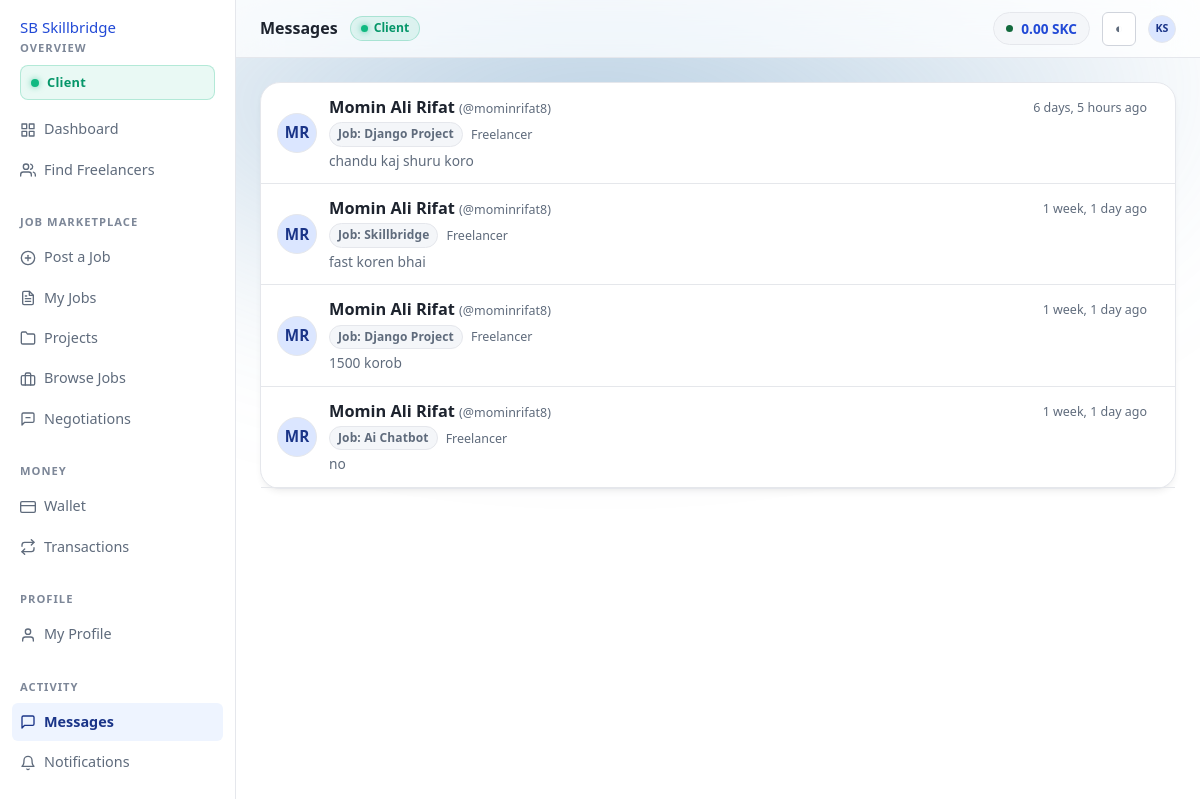
/messages/ (signed in), run on an earlier commit of the app's database.
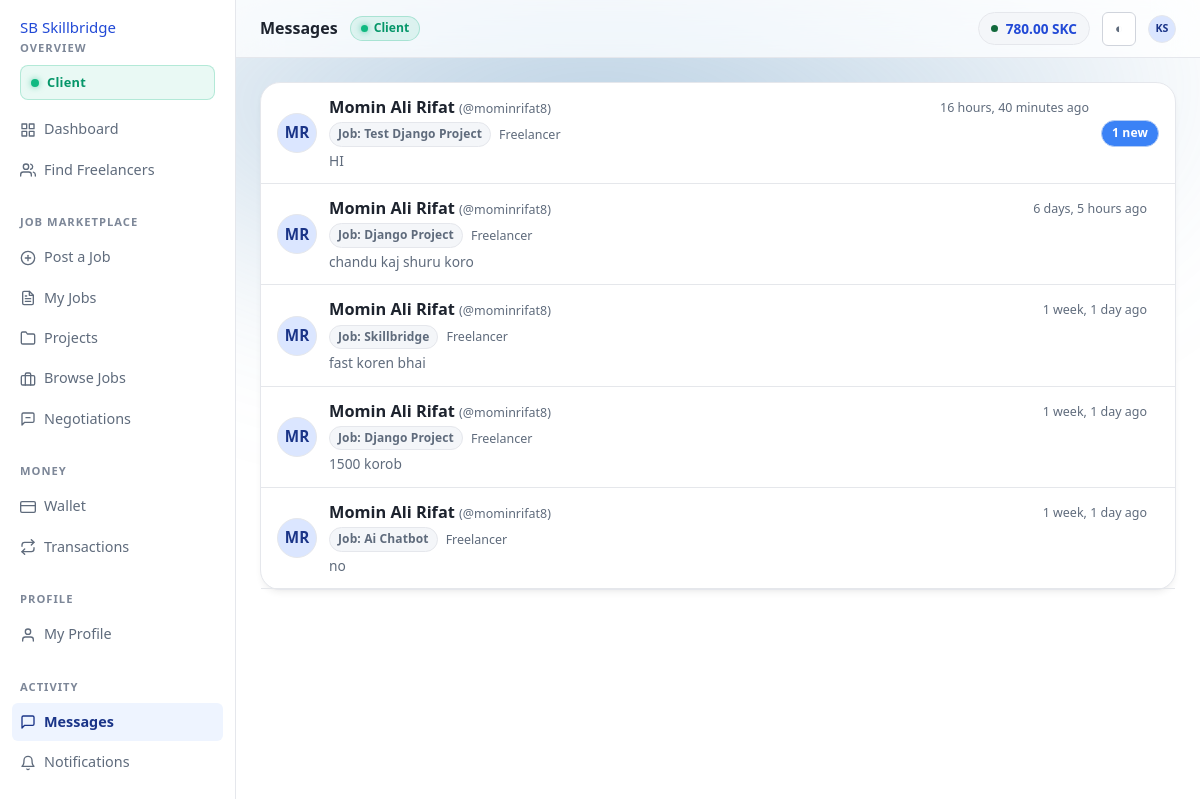
And on a later commit of the database.
### apps/wallets/models.py (models this page shows, shortened)
class Wallet(TimeStampedModel):
    user = models.OneToOneField(settings.AUTH_USER_MODEL, on_delete=models.PROTECT, related_name='wallet')
    available_balance = MoneyField(help_text='Spendable SkillCoin.')
    reserved_balance = MoneyField(help_text='Locked for published job budgets or a pending withdrawal.')
    escrow_balance = MoneyField(help_text='Committed to funded projects.')
    lifetime_deposited = MoneyField()
    lifetime_withdrawn = MoneyField()
    lifetime_earned = MoneyField()
    lifetime_spent = MoneyField()
    is_frozen = models.BooleanField(default=False, help_text='Admin freeze — blocks every outgoing movement.')
    frozen_reason = models.CharField(max_length=300, blank=True)
    version = models.PositiveBigIntegerField(default=0, help_text='Incremented on every mutation; detects lost updates.')
    class Meta:
        constraints = [models.CheckConstraint(check=models.Q(available_balance__gte=ZERO), name='wallet_available_non_negative'), models.CheckConstraint(check=models.Q(reserved_balance__gte=ZERO), name='wallet_reserved_non_negative'), models.CheckConstraint(check=models.Q(escrow_balance__gte=ZERO), name='wallet_escrow_non_negative')]

### apps/messaging/models.py (models this page shows, shortened)
class Conversation(BaseModel):
    class Kind(models.TextChoices):
        JOB = ('JOB_CONVERSATION', 'Job conversation')
        PROJECT = ('PROJECT_CONVERSATION', 'Project conversation')
        DISPUTE = ('DISPUTE_CONVERSATION', 'Dispute conversation')
    class Status(models.TextChoices):
        ACTIVE = ('ACTIVE', 'Active')
        ARCHIVED = ('ARCHIVED', 'Archived')
    conversation_type = models.CharField(max_length=24, choices=Kind.choices, db_index=True)
    subject = models.CharField(max_length=200, blank=True)
    job = models.ForeignKey('marketplace.Job', on_delete=models.CASCADE, null=True, blank=True, related_name='conversations')
    agreement = models.ForeignKey('agreements.Agreement', on_delete=models.CASCADE, null=True, blank=True, related_name='conversations')
    status = models.CharField(max_length=8, choices=Status.choices, default=Status.ACTIVE, db_index=True)
    archived_at = models.DateTimeField(null=True, blank=True)
    archive_reason = models.CharField(max_length=200, blank=True)
    last_message_at = models.DateTimeField(null=True, blank=True, db_index=True)
    last_message_preview = models.CharField(max_length=200, blank=True)
    message_count = models.PositiveIntegerField(default=0)
    initiator = models.ForeignKey(settings.AUTH_USER_MODEL, on_delete=models.SET_NULL, null=True, blank=True, related_name='conversations_started')
    objects = ConversationQuerySet.as_manager()
    class Meta:
        ordering = ('-last_message_at', '-created_at')
        constraints = [models.UniqueConstraint(fields=['job', 'initiator'], condition=models.Q(conversation_type='JOB_CONVERSATION'), name='conversation_unique_per_job_initiator')]
        indexes = [models.Index(fields=['conversation_type', 'status', '-last_message_at'])]
    @property
    def is_archived(self) -> bool:
        return self.status == self.Status.ARCHIVED
    def get_absolute_url(self) -> str:
        return reverse('messaging:detail', args=[self.public_id])

### apps/accounts/models.py (models this page shows, shortened)
class User(AbstractBaseUser, PermissionsMixin, UUIDModel, TimeStampedModel):
    class Status(models.TextChoices):
        ACTIVE = ('ACTIVE', 'Active')
        SUSPENDED = ('SUSPENDED', 'Suspended')
        BANNED = ('BANNED', 'Banned')
        CLOSED = ('CLOSED', 'Closed')
    email = models.EmailField(unique=True, db_index=True)
    username = models.CharField(max_length=50, unique=True, db_index=True, validators=[USERNAME_VALIDATOR])
    first_name = models.CharField(max_length=80, blank=True)
    last_name = models.CharField(max_length=80, blank=True)
    role = models.CharField(max_length=12, choices=Role.choices, db_index=True)
    is_email_verified = models.BooleanField(default=False, db_index=True)
    email_verified_at = models.DateTimeField(null=True, blank=True)
    status = models.CharField(max_length=10, choices=Status.choices, default=Status.ACTIVE, db_index=True)
    suspension_reason = models.TextField(blank=True)
    suspended_until = models.DateTimeField(null=True, blank=True)
    is_active = models.BooleanField(default=True)
    is_staff = models.BooleanField(default=False)
    date_joined = models.DateTimeField(default=timezone.now)
    last_seen_at = models.DateTimeField(null=True, blank=True)
    avatar = models.ImageField(upload_to='avatars/%Y/%m/', null=True, blank=True)
    objects = UserManager()
    USERNAME_FIELD = 'email'
    REQUIRED_FIELDS = ['username']
    class Meta:
        ordering = ('-date_joined',)
        indexes = [models.Index(fields=['role', 'status']), models.Index(fields=['-date_joined'])]
    @property
    def full_name(self) -> str:
        name = f'{self.first_name} {self.last_name}'.strip()
        return name or self.username
    @property
    def initials(self) -> str:
        parts = [p for p in (self.first_name, self.last_name) if p]
        if parts:
            return ''.join((p[0] for p in parts[:2])).upper()
        return self.username[:2].upper()
    @property
    def is_client(self) -> bool:
        return self.role == Role.CLIENT
    @property
    def is_freelancer(self) -> bool:
        return self.role == Role.FREELANCER
    @property
    def is_platform_admin(self) -> bool:
        return self.role == Role.ADMIN or self.is_superuser
    @property
    def is_usable(self) -> bool:
        if not self.is_active or self.status in {self.Status.BANNED, self.Status.CLOSED}:
            return False
        if self.status == self.Status.SUSPENDED:
            if self.suspended_until and self.suspended_until <= timezone.now():
                return True
            return False
        return True

### apps/marketplace/models.py (models this page shows, shortened)
class Job(SoftDeleteModel, BaseModel):
    class Status(models.TextChoices):
        DRAFT = ('DRAFT', 'Draft')
        OPEN = ('OPEN', 'Open')
        PROPOSAL_RECEIVED = ('PROPOSAL_RECEIVED', 'Proposals received')
        NEGOTIATING = ('NEGOTIATING', 'Negotiating')
        HIRED = ('HIRED', 'Freelancer hired')
        IN_PROGRESS = ('IN_PROGRESS', 'In progress')
        COMPLETED = ('COMPLETED', 'Completed')
        CANCELLED = ('CANCELLED', 'Cancelled')
    class JobType(models.TextChoices):
        FIXED = ('FIXED', 'Fixed price')
        HOURLY = ('HOURLY', 'Hourly')
        MILESTONE = ('MILESTONE', 'Milestone based')
    class Complexity(models.TextChoices):
        SIMPLE = ('SIMPLE', 'Simple')
        INTERMEDIATE = ('INTERMEDIATE', 'Intermediate')
        COMPLEX = ('COMPLEX', 'Complex')
        EXPERT = ('EXPERT', 'Expert')
    class Experience(models.TextChoices):
        ENTRY = ('ENTRY', 'Entry level')
        INTERMEDIATE = ('INTERMEDIATE', 'Intermediate')
        EXPERT = ('EXPERT', 'Expert')
    PUBLIC_STATUSES = [Status.OPEN, Status.PROPOSAL_RECEIVED, Status.NEGOTIATING, Status.HIRED, Status.IN_PROGRESS, Status.COMPLETED]
    OPEN_STATUSES = [Status.OPEN, Status.PROPOSAL_RECEIVED, Status.NEGOTIATING]
    CANCELLABLE_STATUSES = [Status.DRAFT, Status.OPEN, Status.PROPOSAL_RECEIVED, Status.NEGOTIATING]
    client = models.ForeignKey(settings.AUTH_USER_MODEL, on_delete=models.PROTECT, related_name='jobs')
    title = models.CharField(max_length=200)
    slug = models.SlugField(max_length=240, db_index=True)
    category = models.ForeignKey('profiles.Category', on_delete=models.PROTECT, related_name='jobs')
    description = models.TextField()
    requirements = models.TextField(blank=True)
    skills = models.ManyToManyField('profiles.Skill', related_name='jobs', blank=True)
    budget = MoneyField(help_text='Committed budget; reserved on publish.')
    job_type = models.CharField(max_length=10, choices=JobType.choices, default=JobType.FIXED)
    complexity = models.CharField(max_length=12, choices=Complexity.choices, default=Complexity.INTERMEDIATE)
    experience_level = models.CharField(max_length=12, choices=Experience.choices, default=Experience.INTERMEDIATE)
    deadline = models.DateTimeField()
    estimated_days = models.PositiveSmallIntegerField(null=True, blank=True)
    people_required = models.PositiveSmallIntegerField(default=1, help_text='How many freelancers the work needs.')
    team_required = models.BooleanField(default=False, help_text='The hired freelancer is expected to build a team.')
    status = models.CharField(max_length=18, choices=Status.choices, default=Status.DRAFT, db_index=True)
    is_featured = models.BooleanField(default=False, db_index=True)
    visibility_note = models.CharField(max_length=200, blank=True)
    published_at = models.DateTimeField(null=True, blank=True, db_index=True)
    budget_reserved_at = models.DateTimeField(null=True, blank=True)
    reserve_transaction = models.ForeignKey('wallets.WalletTransaction', on_delete=models.SET_NULL, null=True, blank=True, related_name='reserved_jobs')
    reserved_amount = MoneyField(help_text='Currently held in reserve for this job.')
    hired_freelancer = models.ForeignKey(settings.AUTH_USER_MODEL, on_delete=models.SET_NULL, null=True, blank=True, related_name='hired_jobs')
    hired_at = models.DateTimeField(null=True, blank=True)
    cancelled_at = models.DateTimeField(null=True, blank=True)
    cancellation_reason = models.TextField(blank=True)
    completed_at = models.DateTimeField(null=True, blank=True)
    proposal_count = models.PositiveIntegerField(default=0, db_index=True)
    view_count = models.PositiveIntegerField(default=0)
    message_count = models.PositiveIntegerField(default=0)
    is_flagged = models.BooleanField(default=False)
    moderation_note = models.CharField(max_length=300, blank=True)
    search_text = models.TextField(blank=True, editable=False, db_index=True)
    objects = JobQuerySet.as_manager()
    class Meta:
        ordering = ('-published_at', '-created_at')
        indexes = [models.Index(fields=['status', '-published_at']), models.Index(fields=['client', '-created_at']), models.Index(fields=['category', 'status']), models.Index(fields=['-budget']), models.Index(fields=['deadline']), models.Index(fields=['search_text'], name='job_search_text')]
        constraints = [models.CheckConstraint(check=models.Q(budget__gt=ZERO), name='job_budget_positive'), models.CheckConstraint(check=models.Q(people_required__gte=1), name='job_people_required_min'), models.CheckConstraint(check=~models.Q(status__in=['OPEN', 'PROPOSAL_RECEIVED', 'NEGOTIATING']) | models.Q(budget_reserved_at__isnull=False), name='job_open_requires_reservation')]

### apps/messaging/views.py (the view)
# urls.py: urlpatterns = [path('', views.conversation_list, name='list'), path('job/<uuid:job_id>/start/', views.start_job_conversation, name='start_job'), path('<uuid:public_id>/', views.detail, name='detail'),
@verified_required
def conversation_list(request):
    rows = Conversation.objects.for_user(request.user).select_related('job', 'agreement', 'initiator').prefetch_related('participants__user').distinct().order_by('-last_message_at', '-updated_at')
    page, querystring = paginate(request, rows, 20)
    for c in page.object_list:
        c.counterparty = None
        c.my_unread = 0
        for p in c.participants.all():
            if p.user_id != request.user.pk:
                c.counterparty = p.user
            else:
                c.my_unread = p.unread_count
    return render(request, 'messaging/list.html', {'page': page, 'querystring': querystring, 'nav': 'messages', 'page_title': 'Messages'})

### apps/messaging/templates/messaging/list.html (shortened to what this page needs)
{% extends "layouts/dashboard.html" %}
{% block page_heading %}Messages{% endblock %}
{% block content %}
{% if page.object_list %}
  <div class="card card--flush">
    {% for c in page.object_list %}
      <a class="list-row" href="{{ c.get_absolute_url }}" style="padding:var(--gap-3) var(--gap-4);gap:var(--gap-3);align-items:center;border-bottom:1px solid var(--border-color,#e5e7eb)">
        <span class="avatar avatar--md" aria-hidden="true" style="flex-shrink:0">
          {% if c.counterparty %}{{ c.counterparty.initials }}{% else %}SB{% endif %}
        </span>
        <span class="list-row__main" style="min-width:0;flex:1">
          <div style="display:flex;align-items:center;justify-content:space-between;gap:var(--gap-2);margin-bottom:2px">
            <span class="list-row__title" style="font-weight:600;font-size:1.02rem;color:var(--text,#111827)">
              {% if c.counterparty %}
                {{ c.counterparty.full_name }}
                <span class="tiny muted" style="font-weight:400">(@{{ c.counterparty.username }})</span>
              {% else %}
                Skillbridge
              {% endif %}
            </span>
            <span class="tiny muted" style="flex-shrink:0">
              {% if c.last_message_at %}{{ c.last_message_at|timesince }} ago{% else %}{{ c.created_at|timesince }} ago{% endif %}
            </span>
          </div>
          <div style="display:flex;align-items:center;gap:var(--gap-2);margin-bottom:3px">
            <span class="sb-pill sb-pill--neutral" style="font-size:0.75rem;padding:2px 8px">
              {% if c.job %}Job: {{ c.job.title|truncatechars:35 }}{% elif c.project %}{{ c.project.title|truncatechars:35 }}{% else %}Direct Message{% endif %}
            </span>
            {% if c.counterparty %}
              <span class="tiny muted">{{ c.counterparty.get_role_display }}</span>
            {% endif %}
          </div>
          <p class="small muted" style="margin:0;white-space:nowrap;overflow:hidden;text-overflow:ellipsis">
            {% if c.last_message_preview %}
              {{ c.last_message_preview }}
            {% else %}
              <em>No messages exchanged yet.</em>
            {% endif %}
          </p>
        </span>
        <span style="display:flex;align-items:center;gap:var(--gap-2);flex-shrink:0">
          {% if c.my_unread %}
            <span class="sb-pill sb-pill--info" style="font-weight:700;background:#3b82f6;color:#fff">{{ c.my_unread }} new</span>
          {% endif %}
        </span>
      </a>
    {% endfor %}
  </div>
{% else %}
  {% include "components/empty-state.html" with title="No conversations yet" body="A conversation starts when you message a client about a job, or when someone messages you." %}
{% endif %}
{% endblock %}

### templates/layouts/dashboard.html (shortened to what this page needs)
{% extends "base.html" %}
{% load static %}
{% block shell_css %}<link rel="stylesheet" href="{% static 'css/dashboard.css' %}?v=4.0">{% endblock %}
{% block chrome %}
<div class="app">
  <aside class="app-side">
    <a class="brand" href="{% url 'home' %}">
      <span class="brand__mark" aria-hidden="true">SB</span> Skillbridge
    </a>
    {% include "components/sidebar.html" %}
  </aside>
  <div class="app-main">
    <header class="app-top">
      <span class="app-top__title">{% block page_heading %}{% endblock %}</span>
      {% if user.is_freelancer %}
        <span class="top-role-badge top-role-badge--freelancer"><span class="role-pulse-dot"></span> Freelancer</span>
      {% elif user.is_client %}
        <span class="top-role-badge top-role-badge--client"><span class="role-pulse-dot"></span> Client</span>
      {% endif %}
      {% if wallet %}
        <a class="wallet-chip hide-sm" href="{% url 'wallets:wallet' %}" title="Available balance">
          <span class="wallet-chip__dot" aria-hidden="true"></span>
          {{ wallet.available_balance|coin }} {{ SKILLCOIN.CODE }}
        </a>
      {% endif %}
      <button class="icon-btn" type="button" data-theme-toggle aria-label="Switch colour theme">◐</button>
      <a class="avatar avatar--sm" href="{% url 'accounts:settings' %}" title="{{ user.full_name }}">
        {% if user.avatar %}<img src="{{ user.avatar.url }}" alt="">{% else %}{{ user.initials }}{% endif %}
      </a>
    </header>
    <main id="main" class="app-body{% block body_class %}{% endblock %}">
      {% block content %}{% endblock %}
    </main>
  </div>
</div>
{% endblock %}

What changed in the data, as far as the page shows it:
changed Wallet: available_balance|coin "0.00" → "780.00"
added Conversation: counterparty.initials "MR", counterparty.full_name "Momin Ali Rifat", counterparty.username "mominrifat8", last_message_at "16 hours, 40 minutes", job "Test Django Project", counterparty.role "Freelancer", last_message_preview "HI", my_unread "1"
